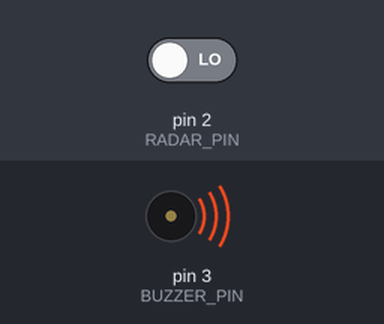
The sketch below on a simulated Arduino Uno, built with avr-gcc and run on an emulated ATmega328P. On the bench: buzzer (waves = sounding, pin HIGH). Inputs (shaded band) come from the test bench; at power-on: pin 2 (RADAR_PIN) LOW. What the sketch prints to the serial monitor is not drawn.

Above: at 1.7 s.
1.8 s: pin 2 (RADAR_PIN) driven HIGH
At 7.3 s:
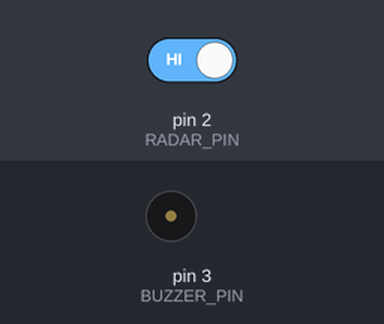
8.0 s: pin 2 (RADAR_PIN) driven LOW
At 13.4 s:
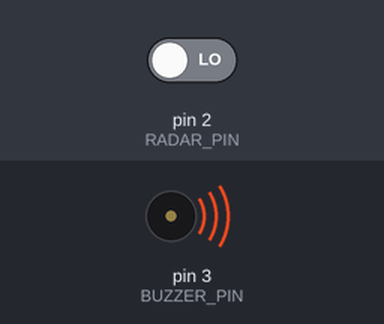
Timing chart, 0 to 14.9 s (numbered marks = the images above; inputs shaded):
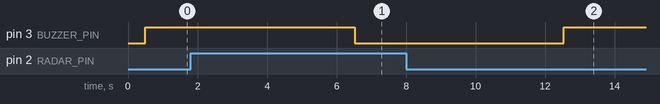

Measured:
- after the input at 1.8 s, pin 3 (BUZZER_PIN): HIGH → LOW after 4.7 s
- after the input at 8.0 s, pin 3 (BUZZER_PIN): LOW → HIGH after 4.5 s

The sketch:

rcwl0516_alarm_esp32p4.ino
```cpp
/*
 * RCWL-0516 微波雷达 + 低电平触发蜂鸣器 报警系统
 * 适用板卡: Arduino Uno / Nano / Mega 及 ESP32 系列
 * 功能: 检测到人移动后，人离开时蜂鸣器报警 3 秒
 */

// ========== 引脚定义（按实际接线修改） ==========
const int RADAR_PIN  = 2;   // RCWL-0516 OUT 引脚
const int BUZZER_PIN = 3;   // 低电平触发蜂鸣器 SIG 引脚

// ========== 参数配置 ==========
const unsigned long ALARM_HOLD_MS = 3000;   // 报警持续时间
const unsigned long LOOP_DELAY_MS  = 3000;  // 检测间隔：约 3 秒检测一次
const unsigned long STATUS_PRINT_MS = 3000; // 状态打印间隔
const int MOTION_CONFIRM_COUNT = 2;         // 连续 2 次高电平才确认有人移动
const int IDLE_CONFIRM_COUNT   = 2;         // 连续 2 次低电平才确认移动结束

// ========== 全局变量 ==========
unsigned long alarmUntil     = 0;     // 报警结束时间戳
unsigned long lastStatusTime = 0;     // 上次状态打印时间
bool lastRadarState          = false; // 上一次过滤后的雷达状态
bool alarmActive             = false; // 当前报警状态
int highCount                = 0;     // 连续高电平计数
int lowCount                 = 0;     // 连续低电平计数

void setup() {
  Serial.begin(115200);
  delay(500);  // 等待串口稳定

  pinMode(RADAR_PIN, INPUT);
  pinMode(BUZZER_PIN, OUTPUT);
  digitalWrite(BUZZER_PIN, HIGH);  // 低电平触发：HIGH = 关闭

  // 启动信息
  Serial.println(F("========================================"));
  Serial.println(F("  RCWL-0516 雷达报警系统"));
  Serial.println(F("========================================"));
  Serial.print(F("  雷达引脚 : GPIO"));
  Serial.println(RADAR_PIN);
  Serial.print(F("  蜂鸣器引脚: GPIO"));
  Serial.println(BUZZER_PIN);
  Serial.print(F("  报警时长  : "));
  Serial.print(ALARM_HOLD_MS / 1000);
  Serial.println(F(" 秒"));
  Serial.println(F("========================================"));
  Serial.println(F("  等待雷达触发..."));
  Serial.println();
}

void loop() {
  bool rawRadarHigh = (digitalRead(RADAR_PIN) == HIGH);
  unsigned long now = millis();

  if (rawRadarHigh) {
    highCount++;
    lowCount = 0;
  } else {
    lowCount++;
    highCount = 0;
  }

  bool motionDetected = lastRadarState;
  if (!lastRadarState && highCount >= MOTION_CONFIRM_COUNT) {
    motionDetected = true;
  } else if (lastRadarState && lowCount >= IDLE_CONFIRM_COUNT) {
    motionDetected = false;
  }

  // ---- 检测到移动：刷新报警倒计时 ----
  if (motionDetected) {
    alarmUntil = now + ALARM_HOLD_MS;

    if (!lastRadarState) {
      // 上升沿：刚检测到移动
      Serial.print(F("["));
      Serial.print(now);
      Serial.println(F("] 🚶 检测到移动 -> 报警倒计时重置"));
    }
  }

  // ---- 雷达信号下降沿 ----
  if (!motionDetected && lastRadarState) {
    Serial.print(F("["));
    Serial.print(now);
    Serial.println(F("] ⏳ 移动结束，开始倒计时..."));
  }

  // ---- 报警逻辑 ----
  bool shouldAlarm = (now < alarmUntil);

  if (shouldAlarm && !alarmActive) {
    // 报警开始
    alarmActive = true;
    digitalWrite(BUZZER_PIN, LOW);  // 低电平触发：LOW = 鸣响
    Serial.print(F("["));
    Serial.print(now);
    Serial.println(F("] 🔊 蜂鸣器 ON"));
  } else if (!shouldAlarm && alarmActive) {
    // 报警结束
    alarmActive = false;
    digitalWrite(BUZZER_PIN, HIGH);  // 低电平触发：HIGH = 关闭
    Serial.print(F("["));
    Serial.print(now);
    Serial.println(F("] 🔇 蜂鸣器 OFF"));
  }

  // ---- 定期打印状态 ----
  if (now - lastStatusTime >= STATUS_PRINT_MS) {
    lastStatusTime = now;
    Serial.print(F("  [状态] 原始雷达="));
    Serial.print(rawRadarHigh ? F("高") : F("低"));
    Serial.print(F(" | 判定="));
    Serial.print(motionDetected ? F("有移动") : F("无移动"));
    Serial.print(F(" | 蜂鸣器="));
    Serial.print(alarmActive ? F("鸣响中") : F("关闭"));
    Serial.print(F(" | 剩余="));
    if (alarmActive) {
      Serial.print((alarmUntil - now) / 1000.0, 1);
      Serial.print(F("s"));
    } else {
      Serial.print(F("--"));
    }
    Serial.println();
  }

  lastRadarState = motionDetected;
  delay(LOOP_DELAY_MS);
}
```
